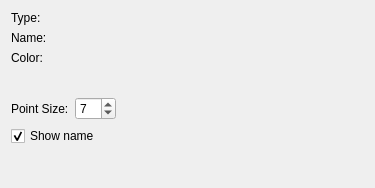
<?xml version="1.0" encoding="UTF-8"?>
<ui version="4.0">
 <class>Post2dWindowBCDataItem_SettingEditWidget</class>
 <widget class="QWidget" name="Post2dWindowBCDataItem_SettingEditWidget">
  <property name="geometry">
   <rect>
    <x>0</x>
    <y>0</y>
    <width>375</width>
    <height>188</height>
   </rect>
  </property>
  <property name="windowTitle">
   <string>Form</string>
  </property>
  <layout class="QVBoxLayout" name="verticalLayout">
   <item>
    <layout class="QGridLayout" name="gridLayout">
     <item row="0" column="1">
      <widget class="QLabel" name="typeWidget">
       <property name="text">
        <string/>
       </property>
      </widget>
     </item>
     <item row="0" column="0">
      <widget class="QLabel" name="typeLabel">
       <property name="text">
        <string>Type:</string>
       </property>
      </widget>
     </item>
     <item row="2" column="0">
      <widget class="QLabel" name="colorLabel_2">
       <property name="text">
        <string>Color:</string>
       </property>
      </widget>
     </item>
     <item row="4" column="1">
      <layout class="QHBoxLayout" name="horizontalLayout_3">
       <item>
        <widget class="QSpinBox" name="pointSizeSpinBox">
         <property name="minimum">
          <number>3</number>
         </property>
         <property name="maximum">
          <number>19</number>
         </property>
         <property name="value">
          <number>7</number>
         </property>
        </widget>
       </item>
       <item>
        <spacer name="horizontalSpacer_3">
         <property name="orientation">
          <enum>Qt::Horizontal</enum>
         </property>
         <property name="sizeHint" stdset="0">
          <size>
           <width>40</width>
           <height>20</height>
          </size>
         </property>
        </spacer>
       </item>
      </layout>
     </item>
     <item row="4" column="0">
      <widget class="QLabel" name="pointSizeLabel">
       <property name="text">
        <string>Point Size:</string>
       </property>
      </widget>
     </item>
     <item row="1" column="1">
      <widget class="QLabel" name="nameWidget">
       <property name="text">
        <string/>
       </property>
      </widget>
     </item>
     <item row="1" column="0">
      <widget class="QLabel" name="nameLabel">
       <property name="text">
        <string>Name:</string>
       </property>
      </widget>
     </item>
     <item row="5" column="0" colspan="2">
      <widget class="QCheckBox" name="showNameCheckBox">
       <property name="text">
        <string>Show name</string>
       </property>
       <property name="checked">
        <bool>true</bool>
       </property>
      </widget>
     </item>
     <item row="2" column="1">
      <layout class="QHBoxLayout" name="horizontalLayout">
       <item>
        <widget class="ColorEditWidget" name="colorWidget">
         <property name="text">
          <string/>
         </property>
        </widget>
       </item>
       <item>
        <spacer name="horizontalSpacer">
         <property name="orientation">
          <enum>Qt::Horizontal</enum>
         </property>
         <property name="sizeHint" stdset="0">
          <size>
           <width>40</width>
           <height>10</height>
          </size>
         </property>
        </spacer>
       </item>
      </layout>
     </item>
     <item row="3" column="0" colspan="2">
      <layout class="QHBoxLayout" name="horizontalLayout_2">
       <item>
        <widget class="TransparencyWidget" name="transparencyWidget" native="true"/>
       </item>
       <item>
        <spacer name="horizontalSpacer_2">
         <property name="orientation">
          <enum>Qt::Horizontal</enum>
         </property>
         <property name="sizeHint" stdset="0">
          <size>
           <width>40</width>
           <height>20</height>
          </size>
         </property>
        </spacer>
       </item>
      </layout>
     </item>
    </layout>
   </item>
   <item>
    <spacer name="verticalSpacer">
     <property name="orientation">
      <enum>Qt::Vertical</enum>
     </property>
     <property name="sizeHint" stdset="0">
      <size>
       <width>20</width>
       <height>26</height>
      </size>
     </property>
    </spacer>
   </item>
  </layout>
 </widget>
 <customwidgets>
  <customwidget>
   <class>ColorEditWidget</class>
   <extends>QLabel</extends>
   <header>guibase/widget/coloreditwidget.h</header>
  </customwidget>
  <customwidget>
   <class>TransparencyWidget</class>
   <extends>QWidget</extends>
   <header>guibase/widget/transparencywidget.h</header>
   <container>1</container>
  </customwidget>
 </customwidgets>
 <resources/>
 <connections/>
</ui>
